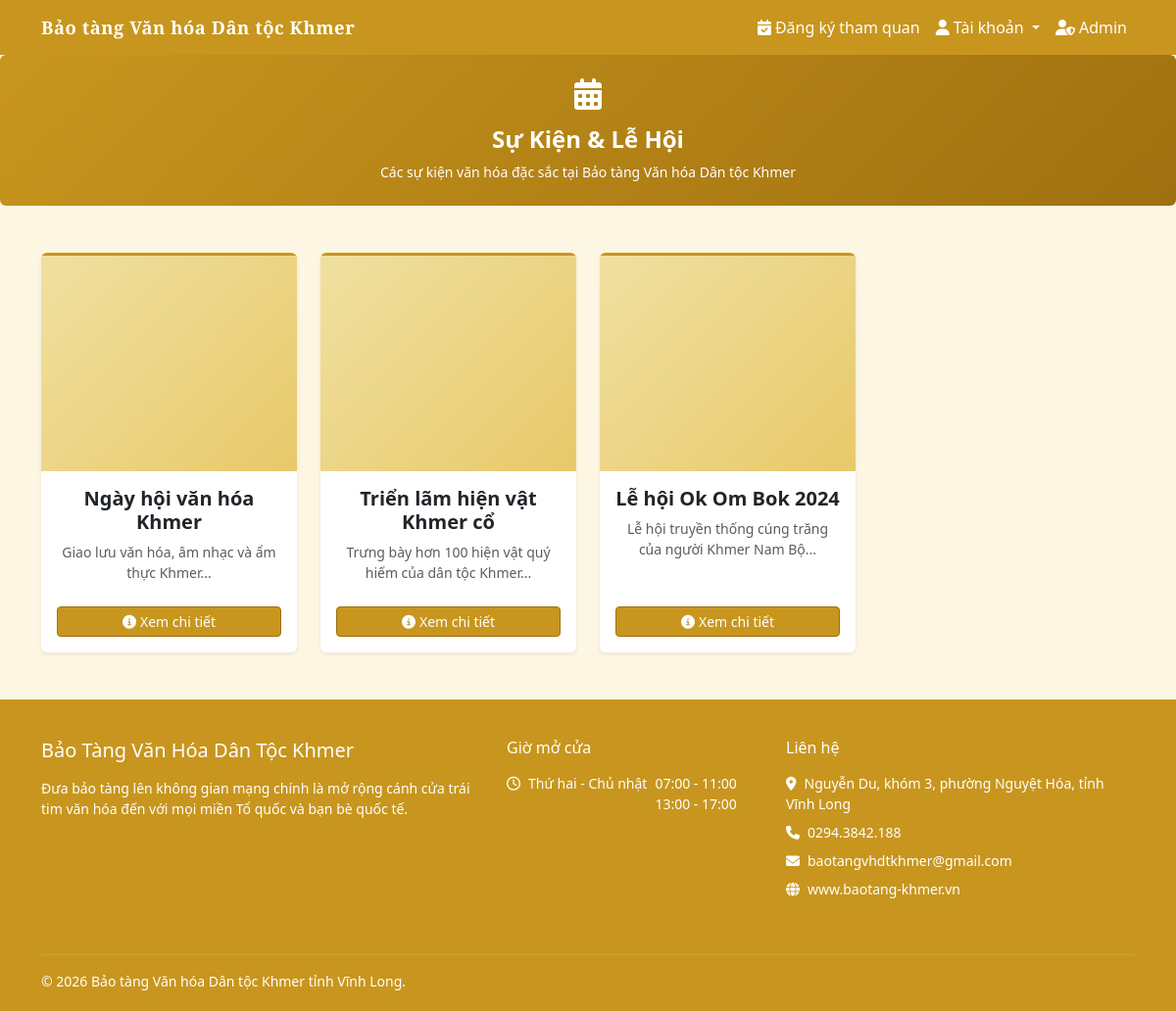
Screenshot of /events.php with the database file from the repository.
### tables this page shows
CREATE TABLE events (
    id INT AUTO_INCREMENT PRIMARY KEY,
    title VARCHAR(200) NOT NULL,
    description TEXT,
    image VARCHAR(255),
    event_date DATE,
    admin_id INT,
    created_at DATETIME DEFAULT CURRENT_TIMESTAMP,
    CONSTRAINT fk_event_admin FOREIGN KEY (admin_id) REFERENCES admins(id) ON DELETE SET NULL ON UPDATE CASCADE
);

### includes/event_image.php (called while the page is built, shortened)
<?php
function event_image_src($image): ?string
{
    $image = trim($image);
    $relative_path = ltrim(str_replace('\\', '/', $image), '/');
    $has_directory = strpos($relative_path, '/') !== false;
    $paths = $has_directory
        ? [$relative_path]
        : ['uploads/events/' . $relative_path, 'images/' . $relative_path];
    $project_root = dirname(__DIR__);
    foreach ($paths as $path) {
        $file_path = $project_root . DIRECTORY_SEPARATOR
            . str_replace('/', DIRECTORY_SEPARATOR, $path);
    }
    return null;
}

### includes/event_description.php (called while the page is built, shortened)
<?php
function event_description_without_time(?string $description): string
{
    $description = preg_replace(
        '/(?:^|\s*[-–—]\s*)Thời gian\s*:\s*.*?(?=(?:\s*[-–—]\s*)?(?:Ý nghĩa|Hoạt động|Nội dung)\s*:|$)/isu',
        '',
        $description
    );
    $description = preg_replace(
        '/\s*[-–—]\s*(?=(?:Ý nghĩa|Hoạt động|Nội dung)\s*:)/iu',
        "\n",
        $description
    );
    return trim($description, " \t\n\r\0\x0B-–—.:;");
}

### events.php (the view, shortened to what this page needs)
<?php
require_once 'config/db.php';
require_once 'includes/event_image.php';
require_once 'includes/event_description.php';
include 'includes/header.php';
$events_result = $conn->query("SELECT * FROM events ORDER BY event_date DESC");
$events = [];
$event_slides = [];
while ($event = $events_result->fetch_assoc()) {
    $events[] = $event;
}
?>
<?php if (!empty($event_slides)): ?>
<div id="eventsCarousel" class="carousel slide carousel-fade events-hero"
     data-bs-ride="carousel" data-bs-interval="4000">
    <?php if (count($event_slides) > 1): ?>
    <div class="carousel-indicators">
        <?php foreach ($event_slides as $i => $slide): ?>
        <button type="button" data-bs-target="#eventsCarousel" data-bs-slide-to="<?= $i ?>"
            <?= $i === 0 ? 'class="active" aria-current="true"' : '' ?>
            aria-label="Chuyển đến ảnh <?= $i + 1 ?>"></button>
        <?php endforeach; ?>
    </div>
    <?php endif; ?>
    <div class="carousel-inner">
        <?php foreach ($event_slides as $i => $slide): ?>
        <div class="carousel-item <?= $i === 0 ? 'active' : '' ?>">
            <div class="carousel-bg">
                <img class="event-slide-backdrop"
                     src="<?= htmlspecialchars($slide['image_src'], ENT_QUOTES, 'UTF-8') ?>"
                     alt="" aria-hidden="true">
                <img class="event-slide-image"
                     src="<?= htmlspecialchars($slide['image_src'], ENT_QUOTES, 'UTF-8') ?>" alt="">
                <div class="carousel-overlay"></div>
                <div class="carousel-caption-custom carousel-caption-center">
                    <h1 class="fw-bold">Sự Kiện &amp; Lễ Hội</h1>
                </div>
            </div>
        </div>
        <?php endforeach; ?>
    </div>
    <?php if (count($event_slides) > 1): ?>
    <button class="carousel-control-prev" type="button" data-bs-target="#eventsCarousel" data-bs-slide="prev">
        <span class="carousel-control-prev-icon" aria-hidden="true"></span>
        <span class="visually-hidden">Ảnh trước</span>
    </button>
    <button class="carousel-control-next" type="button" data-bs-target="#eventsCarousel" data-bs-slide="next">
        <span class="carousel-control-next-icon" aria-hidden="true"></span>
        <span class="visually-hidden">Ảnh tiếp theo</span>
    </button>
    <?php endif; ?>
</div>
<?php else: ?>
<div class="events-hero-fallback text-center text-white p-4 rounded"
     style="background:linear-gradient(135deg,#C8961E,#a07010);">
    <i class="fas fa-calendar-alt fa-2x mb-3"></i>
    <h2 class="h4 fw-bold">Sự Kiện &amp; Lễ Hội</h2>
    <p class="mb-0 small">Các sự kiện văn hóa đặc sắc tại Bảo tàng Văn hóa Dân tộc Khmer</p>
</div>
<?php endif; ?>
<div class="container py-5">
    <?php if (count($events) === 0): ?>
        <div class="text-center py-5 text-muted">
            <i class="fas fa-calendar-times fa-3x mb-3"></i>
            <p>Chưa có sự kiện nào.</p>
        </div>
    <?php else: ?>
    <div class="row g-4">
        <?php foreach ($events as $e):
            $event_image = event_image_src($e['image'] ?? '');
            $event_description = event_description_without_time($e['description'] ?? null);
        ?>
        <div class="col-lg-3 col-md-6">
            <div class="card h-100 border-0 shadow-sm card-hover" style="border-top:3px solid #C8961E !important;">
                <?php if ($event_image !== null): ?>
                    <img src="<?= htmlspecialchars($event_image, ENT_QUOTES, 'UTF-8') ?>"
                         class="card-img-top" style="height:220px;object-fit:cover;" alt="">
                <?php else: ?>
                    <div class="d-flex align-items-center justify-content-center"
                         style="height:220px;background:linear-gradient(135deg,#f0e0a0,#e8c96a);">
                    </div>
                <?php endif; ?>
                <div class="card-body d-flex flex-column text-center">
                    <div class="d-flex justify-content-center align-items-center flex-wrap gap-2 mb-2">
                        <h5 class="card-title fw-bold mb-0"><?= htmlspecialchars($e['title']) ?></h5>
                    </div>
                    <p class="card-text text-muted small flex-grow-1">
                        <?= htmlspecialchars(mb_substr($event_description, 0, 150)) ?>...
                    </p>
                    <button class="btn btn-warning text-white btn-sm mt-2"
                            data-bs-toggle="modal" data-bs-target="#modal<?= $e['id'] ?>">
                        <i class="fas fa-info-circle me-1"></i>Xem chi tiết
                    </button>
                </div>
            </div>
        </div>
        <?php endforeach; ?>
    </div>
    <?php endif; ?>
</div>
<?php include 'includes/footer.php'; ?>

### includes/header.php (style rules this page uses)
:root { --gold: #C8961E; --gold-dark: #a07010; --gold-light: #f0c040; --dark: #1a1a1a; }
body { min-height: 100vh; display: flex; flex-direction: column; background-color: #fdf6e3; }
.btn-primary-custom, .btn-warning { background-color: var(--gold); border-color: var(--gold-dark); color: #fff !important; }

### rows the page displays
events: title "Ngày hội văn hóa Khmer", description "Giao lưu văn hóa, âm nhạc và ẩm thực Khmer"
events: title "Triển lãm hiện vật Khmer cổ", description "Trưng bày hơn 100 hiện vật quý hiếm của dân tộc Khmer"
events: title "Lễ hội Ok Om Bok 2024", description "Lễ hội truyền thống cúng trăng của người Khmer Nam Bộ"

### other values shown
$footerEscape($footerSettings['museum_name']) "Bảo Tàng Văn Hóa Dân Tộc Khmer"
$footerEscape($footerSettings['description']) "Đưa bảo tàng lên không gian mạng chính là mở rộng cánh cửa trái tim văn hóa đến với mọi miền Tổ quốc và bạn bè quốc tế."
$footerEscape($footerSettings['opening_days']) "Thứ hai - Chủ nhật"
$footerEscape($footerSettings['opening_hours']) "07:00 - 11:00 13:00 - 17:00"
$footerEscape($footerSettings['address']) "Nguyễn Du, khóm 3, phường Nguyệt Hóa, tỉnh Vĩnh Long"
$footerEscape($footerSettings['phone']) "0294.3842.188"
$footerEscape($footerSettings['email']) "baotangvhdtkhmer@gmail.com"
$footerEscape($footerSettings['website']) "www.baotang-khmer.vn"
$footerEscape($footerSettings['copyright']) "© 2026 Bảo tàng Văn hóa Dân tộc Khmer tỉnh Vĩnh Long."
